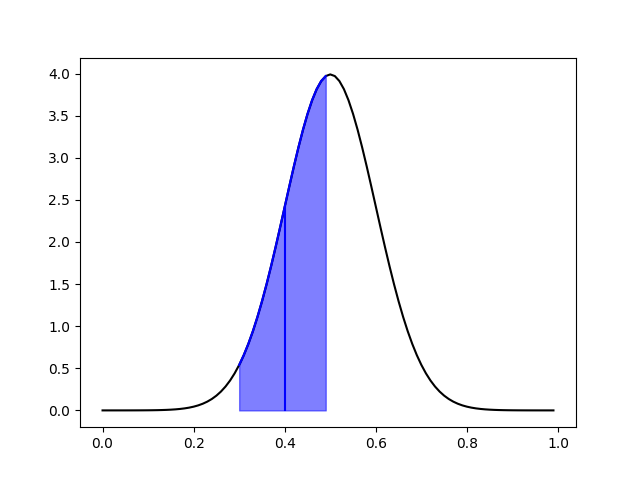

The script that saved this image:

import numpy as np
import matplotlib.pyplot as plt
from scipy.stats import norm

# Discrete soft evidence

fig, ax = plt.subplots()

factor = 0.2

classes = [0, 1, 2, 3, 4]
values = np.array([0, 0, 1, 0, 0])
values = values * (1 - factor)
se_values = factor / len(classes)
# values += factor / len(classes)
ax.bar(classes, values)
ax.bar(classes, se_values, bottom=values)
ax.set_ylim(bottom=-0.05, top=1.05)

fig.savefig('src/report-vis/soft-evi-discrete.png')
fig.savefig('src/report-vis/soft-evi-discrete.pdf')

plt.close()


# Continuous soft evidence

mean = 0.5
stdev = 0.1

x = np.arange(0.0, 1.0, 0.01)
y = norm.pdf(x, mean, stdev)

obs = 0.4
factor = 1
obs_min = obs - stdev * factor
obs_max = obs + stdev * factor

x_obs = np.arange(obs_min, obs_max, 0.01)
y_obs = norm.pdf(x_obs, mean, stdev)

fig, ax = plt.subplots()
ax.plot(x, y, color='black')

ax.plot(x_obs, y_obs, color='blue')
ax.fill_between(x_obs, y_obs, color='blue', alpha=0.5)
ax.plot([obs, obs], [0.0, norm.pdf(obs, mean, stdev)], color='blue')

prob = norm.cdf(obs_max, mean, stdev) - norm.cdf(obs_min, mean, stdev)
print(f'continuous prob: {prob}')

fig.savefig('src/report-vis/soft-evi.png')
fig.savefig('src/report-vis/soft-evi.pdf')
